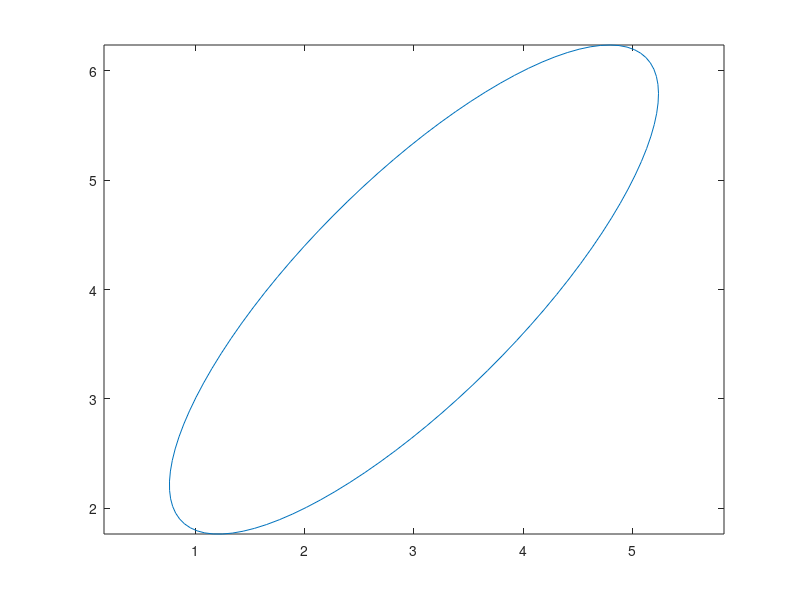
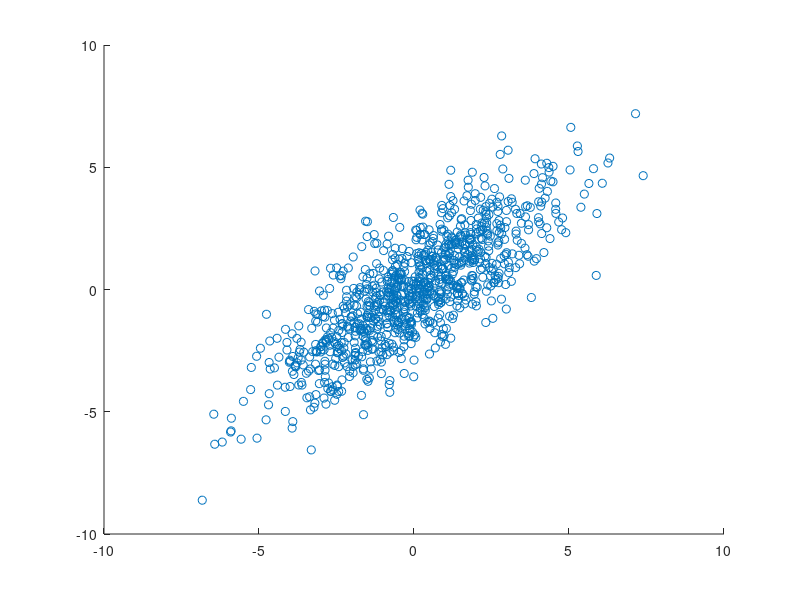

MATLAB code for these plots, in order:
clear; clc;
 t = linspace(0,2*pi,100);
 theta = deg2rad(45);
 a=3;
 b=1;
 x0 = 3;
 y0 = 4;
 x = x0 + a*cos(t)*cos(theta) - b*sin(t)*sin(theta);
 y = y0 + b*sin(t)*cos(theta) + a*cos(t)*sin(theta);
 figure;
 plot(x,y);
 axis equal;
 
 mx = [3; 4];
 Ex = [5, 4; 4, 5];
 [W, L] = eig(Ex);
 A = W*L^0.5;
 Ey = A*eye(2)*A';
 
 N = 1000;
 Z = randn(2, N);
 Y = A*Z;
 figure
 scatter(Y(1,:), Y(2,:));
 
 
 

 